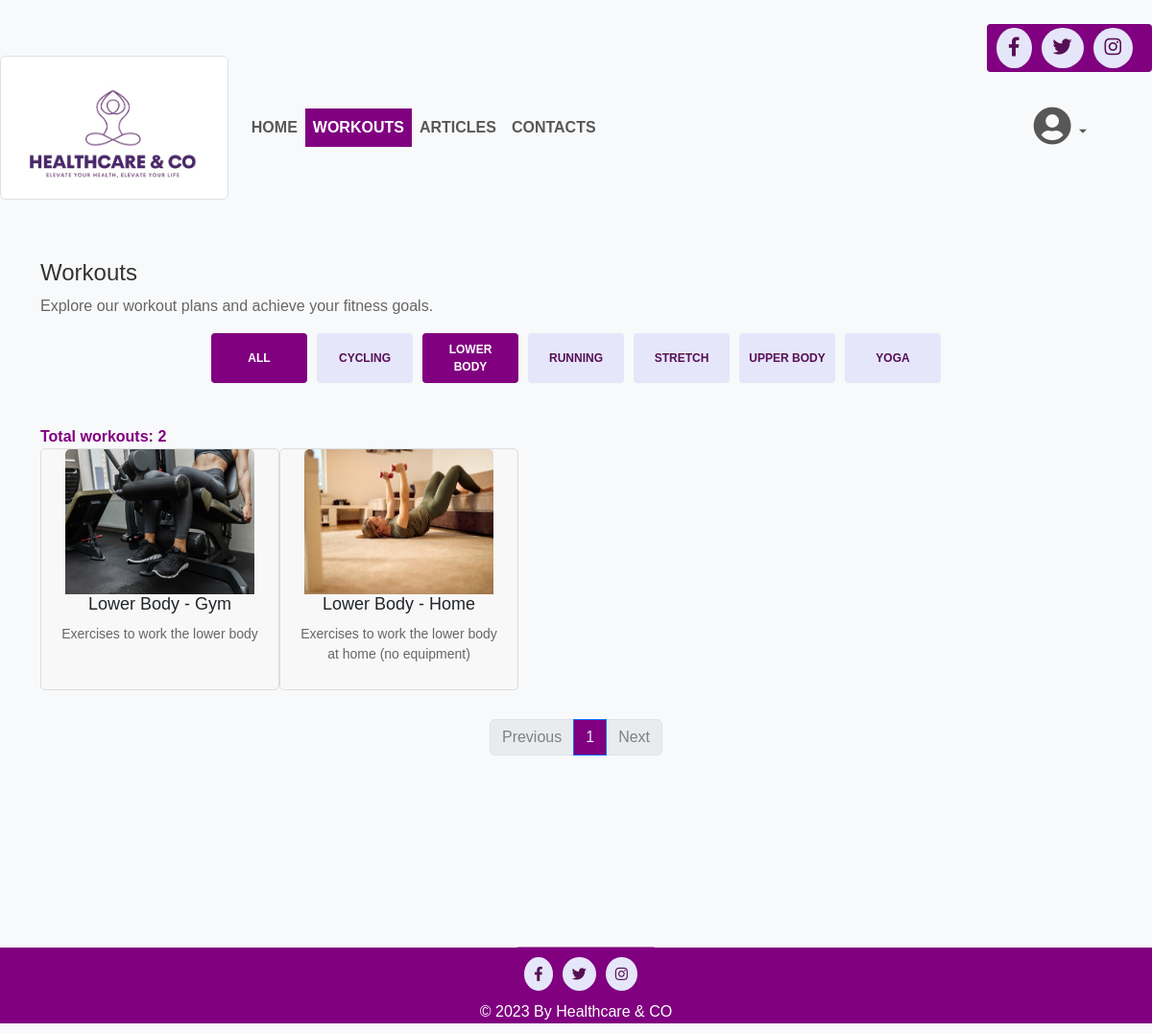
/workouts?category=lower+body, run on the app's committed database.
### tables this page shows
CREATE TABLE workouts (
    id INTEGER PRIMARY KEY,
    name VARCHAR(100) NOT NULL,
    description TEXT NOT NULL,
    image_path VARCHAR(100) NOT NULL,
    category VARCHAR(50) NOT NULL
);

### app.py (the view)
@app.route('/workouts')
def workouts():
    page = int(request.args.get('page', 1))
    selected_category = request.args.get('category')
    workouts = get_workouts(db, selected_category, page, WORKOUTS_PER_PAGE)
    total_workouts = get_total_workouts(db, selected_category)
    total_pages = (total_workouts + WORKOUTS_PER_PAGE - 1) // WORKOUTS_PER_PAGE
    all_categories = db.execute("SELECT DISTINCT category FROM workouts")
    categories = [category['category'] for category in all_categories]
    workout_data = []
    for workout in workouts:
        workout_data.append({
            'name': workout['name'],
            'description': workout['description'],
            'image_path': workout['image_path'],
            'category': workout['category']
        })
    return render_template('workouts.html', workout_data=workout_data, categories=categories, pagination=page, total_pages=total_pages, total_workouts=total_workouts)

### helpers.py (called while the page is built)
def get_workouts(db, selected_category, page, WORKOUTS_PER_PAGE):
    offset = (page - 1) * WORKOUTS_PER_PAGE
    if selected_category and selected_category != 'all':
        workouts = db.execute("SELECT name, description, image_path, category FROM workouts WHERE category = ? LIMIT ? OFFSET ?", selected_category, WORKOUTS_PER_PAGE, offset)
    else:
        workouts = db.execute("SELECT name, description, image_path, category FROM workouts LIMIT ? OFFSET ?", WORKOUTS_PER_PAGE, offset)
    return workouts

def get_total_workouts(db, selected_category):
    if selected_category and selected_category != 'all':
        number_workouts = db.execute("SELECT COUNT(*) FROM workouts WHERE category = ?", selected_category)
    else:
        number_workouts = db.execute("SELECT COUNT(*) FROM workouts")
    return number_workouts[0]['COUNT(*)']

### templates/workouts.html (shortened to what this page needs)
{% extends "layout.html" %}
{% block content %}
    <div class="container workoutsContainer">
        <h1>Workouts</h1>
        <p>Explore our workout plans and achieve your fitness goals.</p>
        <section class="product-categories">
            <a class="category-btn active" href="{{ url_for('workouts', category='all') }}" data-category="all">All</a>
            {% for category in categories %}
                <a class="category-btn {% if request.args.get('category') == category %}active{% endif %}" href="{{ url_for('workouts', category=category) }}" data-category="{{ category }}">{{ category }}</a>
            {% endfor %}
        </section>
        <br>
        {% if total_workouts > 0 %}
            <div class="total-articles">Total workouts: {{ total_workouts }}</div>
            <section class="product-cards">
                <div class="row" id="productCardsRow">
                    {% for workout in workout_data %}
                        <div class="product-card" data-category="{{ workout['category'].lower() }}">
                            <img src="{{ url_for('static', filename=workout['image_path']) }}" alt="{{ workout['name'] }}" class="img-fluid">
                            <h3>{{ workout['name'] }}</h3>
                            <p>{{ workout['description'] }}</p>
                        </div>
                    {% endfor %}
                </div>
            </section>
            <nav aria-label="...">
                <ul class="pagination justify-content-center">
                    {% if pagination > 1 %}
                        <li class="page-item">
                            <a class="page-link" href="{{ url_for('workouts', category=request.args.get('category'), page=pagination - 1) }}">Previous</a>
                        </li>
                    {% else %}
                        <li class="page-item disabled">
                            <span class="page-link">Previous</span>
                        </li>
                    {% endif %}
                    {% for page_num in range(1, total_pages + 1) %}
                        {% if pagination == page_num %}
                            <li class="page-item active">
                                <span class="page-link">{{ page_num }} <span class="sr-only">(current)</span></span>
                            </li>
                        {% else %}
                            <li class="page-item">
                                <a class="page-link" href="{{ url_for('workouts', category=request.args.get('category'), page=page_num) }}">{{ page_num }}</a>
                            </li>
                        {% endif %}
                    {% endfor %}
                    {% if pagination < total_pages %}
                        <li class="page-item">
                            <a class="page-link" href="{{ url_for('workouts', category=request.args.get('category'), page=pagination + 1) }}">Next</a>
                        </li>
                    {% else %}
                        <li class="page-item disabled">
                            <span class="page-link">Next</span>
                        </li>
                    {% endif %}
                </ul>
            </nav>
        {% else %}
        <p>No workouts available.</p>
        {% endif %}
    </div>
{% endblock %}

### static/css/styles.css (style rules this page uses)
body { background-color: #f8f9fa; font-family: Helvetica, Arial, sans-serif; }
.container { margin-top: 50px; }
h1 { color: #333; font-size: 24px; }
p { color: #666; }
.workoutsContainer { padding-top: 40px; }
.workoutsContainer h1 { font-size: 24px; }
.workoutsContainer p { font-size: 16px; }
#productCardsRow { width: 100%; }
.product-cards { display: flex; flex-wrap: wrap; max-width: 1200px; margin: 0 auto; justify-content: center; }
.product-card { background-color: #f8f8f8; border: 1px solid #ddd; border-radius: 5px; box-sizing: border-box; text-align: center; width: 258.5px; height: 252.17px; flex-basis: calc(25% - 30px); max-width: 25%; padding: 0 15px; margin-bottom: 30px; }
.product-card img.img-fluid { width: 196.5px; height: 151px; object-fit: cover; border-top-left-radius: 5px; border-top-right-radius: 5px; }
.product-card h3 { font-size: 18px; margin-bottom: 10px; }
.product-card p { font-size: 14px; color: #666; }
.product-categories { display: flex; justify-content: center; flex-wrap: wrap; gap: 10px; margin-bottom: 20px; }
.category-btn { color: #551054; text-transform: uppercase; background: #E6E6FA; padding: 8px 10px; border: none; border-radius: 4px; flex: 1; text-decoration: none; max-width: 100px; font-size: 12px; text-align: center; font-weight: bold; display: flex; align-items: center; justify-content: center; }
.category-btn.active { background: #800080; color: #ffffff; }
.product-categories .category-btn:first-child { margin-left: 0px; }
.total-articles { font-weight: bold; color: #800080; }
.page-item.active .page-link { background-color: #800080; color: #E6E6FA; }
.page-item .page-link { color: grey; }
.page-item.disabled .page-link { color: grey; }

### data on the page
workouts: image_path (picture), name "Lower Body - Gym", description "Exercises to work the lower body"
workouts: image_path (picture), name "Lower Body - Home", description "Exercises to work the lower body at home (no equipment)"

### other printed values
{{ category }} "CYCLING" "LOWER BODY" "RUNNING" "STRETCH" "UPPER BODY" "YOGA"
{{ total_workouts }} "2"
{{ page_num }} "1"
